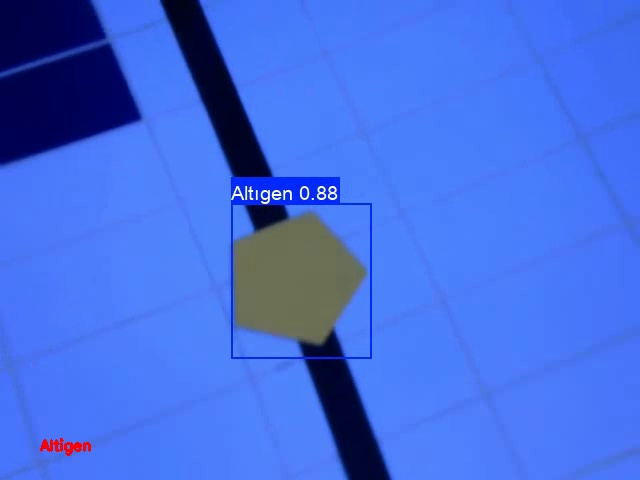
#> input picture PythonProject/Altıgen.jpg, 640 x 480 px
$ python -i main.py   (imports and definitions only)
#> lines starting #> are read from the running program, lines starting #| are printed output that depends on the picture; after the words box and inside, x2 and y2 are one past the last pixel; in counts of white or black regions, pixels touching at a corner belong together
#> further down, picture is the input picture: shape (480, 640, 3); mean B, G, R 224.3, 109.8, 67.9
import cv2
import numpy as np
import time
from ultralytics import YOLO

CAMERA_DEVICE_ID = 0
IMAGE_WIDTH = 640
IMAGE_HEIGHT = 480
fps = 0


# [28 lines left out: functions set_camera_properties, capture_frame, detect_shapes_with_yolov8, not called in this run]


def detect_black_area(frame):
    """Siyah alanları tespit eder ve merkez noktasını döner."""
    hsv_image = cv2.cvtColor(frame, cv2.COLOR_BGR2HSV)
#> hsv_image: shape (480, 640, 3); mean H, S, V 109.5, 181.9, 225.4
    lower_black = np.array([0, 0, 0])
    upper_black = np.array([180, 255, 70])  # Siyah renk aralığı

    black_mask = cv2.inRange(hsv_image, lower_black, upper_black)
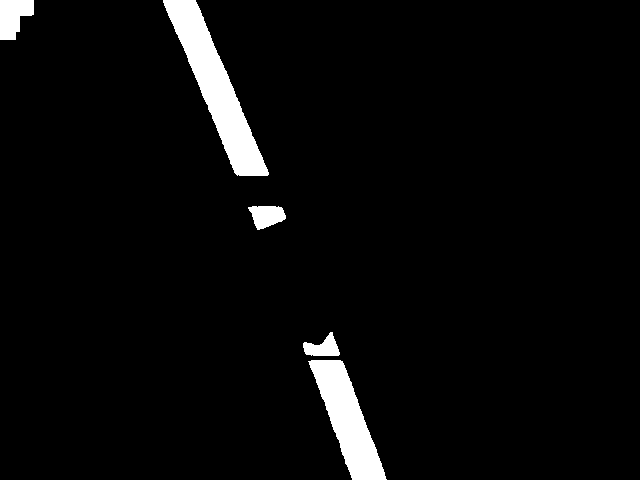
#> black_mask: shape (480, 640); 4% white; 5 white regions

    blurred_mask = cv2.GaussianBlur(black_mask, (9, 9), 0)
    kernel = np.ones((7, 7), np.uint8)  # Maskeyi temizle
    cleaned_mask = cv2.morphologyEx(blurred_mask, cv2.MORPH_OPEN, kernel)

    black_contours, _ = cv2.findContours(cleaned_mask, cv2.RETR_TREE, cv2.CHAIN_APPROX_SIMPLE)
#> black_contours = 4 contours; box (x1, y1, x2, y2) and area: (159, 0, 273, 180) 7522, (299, 328, 390, 480) 6158, (0, 0, 38, 44) 1214, (245, 202, 290, 234) 1064

    black_cx, black_cy = 0, 0
    if black_contours:
        largest_black_contour = max(black_contours, key=cv2.contourArea)
#> largest_black_contour = contour of 266 points, box (x1, y1, x2, y2) (159, 0, 273, 180), area 7522
        area = cv2.contourArea(largest_black_contour)
#> area = 7522.5
        if area > 100:  # Alan büyüklüğünü kontrol et
            M = cv2.moments(largest_black_contour)
#> M = moments, m00 7522.5, centre m10/m00, m01/m00 = (216.5, 89.49)
            if M['m00'] != 0:
                black_cx = int(M['m10'] / M['m00'])
#> black_cx = 216
                black_cy = int(M['m01'] / M['m00'])
#> black_cy = 89
                cv2.circle(frame, (black_cx, black_cy), 5, (0, 255, 0), -1)
#> frame: shape (480, 640, 3); 0.03% of pixels changed, all inside (x1, y1, x2, y2) = (211, 84, 222, 95)
    return black_cx, black_cy, frame


# [76 lines left out: functions calculate_distance_and_direction, process_frame, main, not called in this run]


# [2 lines not run here, left out]

>>> import cv2
>>> picture = cv2.imread('Altıgen.jpg')
>>> result = detect_black_area(picture)

$ run again, on PythonProject/Beşgen.jpg
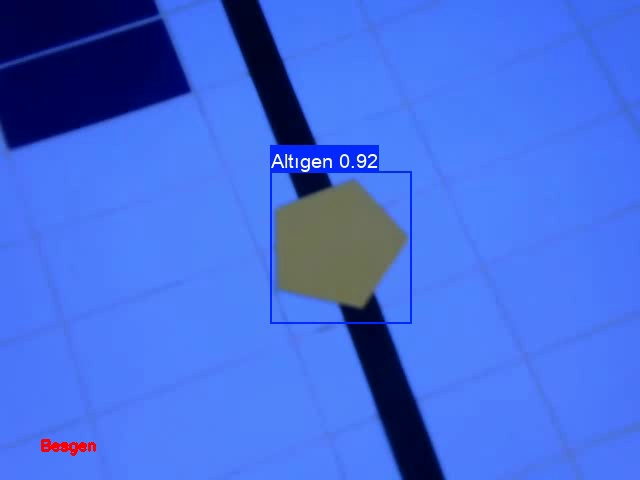
#> input picture PythonProject/Beşgen.jpg, 640 x 480 px
#> picture is the input picture: shape (480, 640, 3); mean B, G, R 222.4, 109.1, 68.5
#> hsv_image: shape (480, 640, 3); mean H, S, V 109.8, 181.4, 223.5
#> in detect_black_area, `black_mask = cv2.inRange(hsv_image, lower_black, upper_black)`:
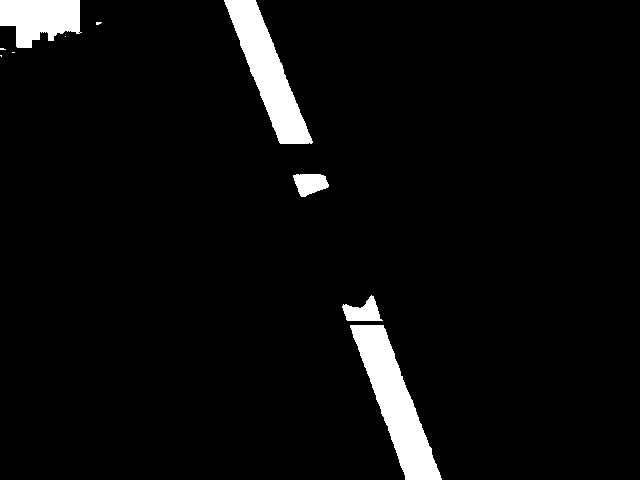
#> black_mask: shape (480, 640); 4.6% white; 10 white regions (5 under 20 px)
#> black_contours = 5 contours; box (x1, y1, x2, y2) and area: (339, 292, 446, 480) 7816, (220, 0, 316, 148) 6084, (0, 0, 85, 61) 3606, (289, 170, 333, 201) 1008, (92, 18, 105, 29) 110
#> largest_black_contour = contour of 248 points, box (x1, y1, x2, y2) (339, 292, 446, 480), area 7816
#> area = 7815.5
#> M = moments, m00 7815.5, centre m10/m00, m01/m00 = (390.5, 389.5)
#> black_cx = 390
#> black_cy = 389
#> frame: shape (480, 640, 3); 0.03% of pixels changed, all inside (x1, y1, x2, y2) = (385, 384, 396, 395)

$ run again, on PythonProject/Daire.jpg
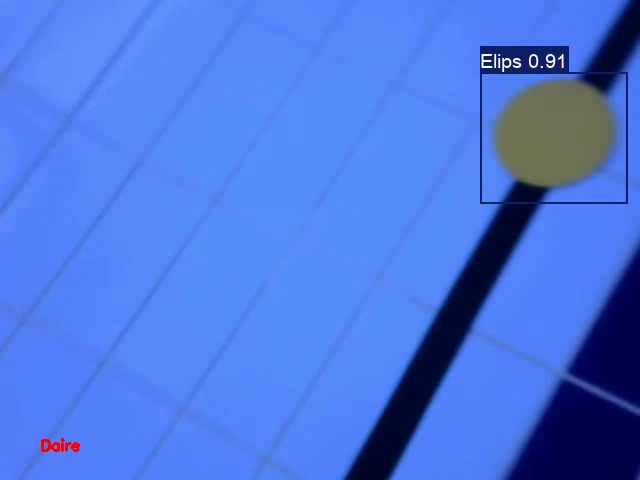
#> input picture PythonProject/Daire.jpg, 640 x 480 px
#> picture is the input picture: shape (480, 640, 3); mean B, G, R 221.9, 118, 75.8
#> hsv_image: shape (480, 640, 3); mean H, S, V 109.5, 173.1, 222.8
#> in detect_black_area, `black_mask = cv2.inRange(hsv_image, lower_black, upper_black)`:
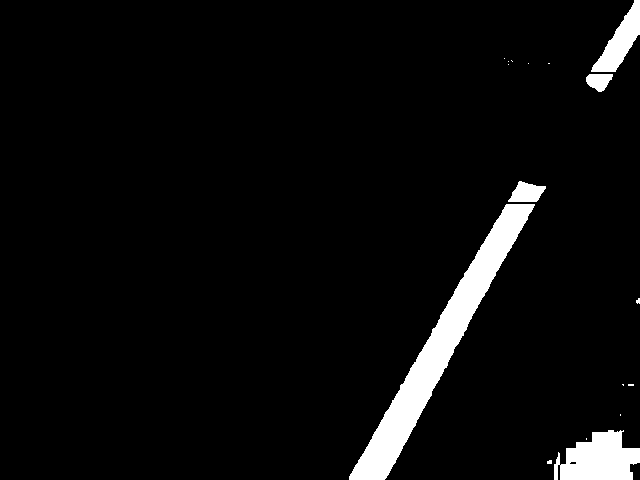
#> black_mask: shape (480, 640); 4.8% white; 17 white regions (12 under 20 px)
#> black_contours = 9 contours; largest, box (x1, y1, x2, y2) and area: (345, 177, 550, 480) 12687, (543, 426, 640, 480) 3804, (582, 0, 640, 96) 2592, (619, 380, 637, 390) 148, (501, 55, 516, 68) 124
#> largest_black_contour = contour of 418 points, box (x1, y1, x2, y2) (345, 177, 550, 480), area 12687
#> area = 12687
#> M = moments, m00 12687, centre m10/m00, m01/m00 = (446.2, 334.9)
#> black_cx = 446
#> black_cy = 334
#> frame: shape (480, 640, 3); 0.03% of pixels changed, all inside (x1, y1, x2, y2) = (441, 329, 452, 340)

$ run again, on PythonProject/Dikdörtgen.jpg
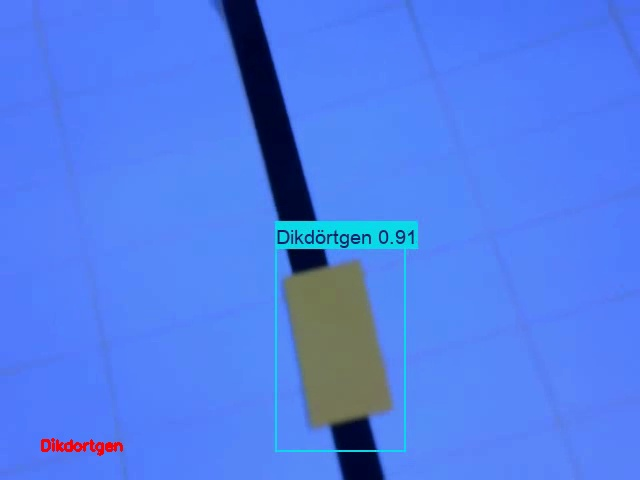
#> input picture PythonProject/Dikdörtgen.jpg, 640 x 480 px
#> picture is the input picture: shape (480, 640, 3); mean B, G, R 234.4, 126, 80.7
#> hsv_image: shape (480, 640, 3); mean H, S, V 108.6, 169.5, 235.9
#> in detect_black_area, `black_mask = cv2.inRange(hsv_image, lower_black, upper_black)`:
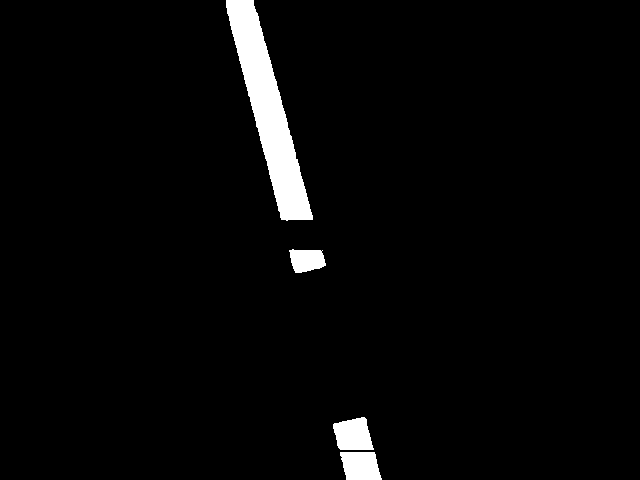
#> black_mask: shape (480, 640); 3.1% white; 4 white regions
#> black_contours = 3 contours; box (x1, y1, x2, y2) and area: (222, 0, 317, 224) 8762, (329, 413, 386, 480) 2692, (286, 246, 330, 277) 1113
#> largest_black_contour = contour of 222 points, box (x1, y1, x2, y2) (222, 0, 317, 224), area 8762
#> area = 8762
#> M = moments, m00 8762, centre m10/m00, m01/m00 = (268.6, 112.8)
#> black_cx = 268
#> black_cy = 112
#> frame: shape (480, 640, 3); 0.03% of pixels changed, all inside (x1, y1, x2, y2) = (263, 107, 274, 118)
